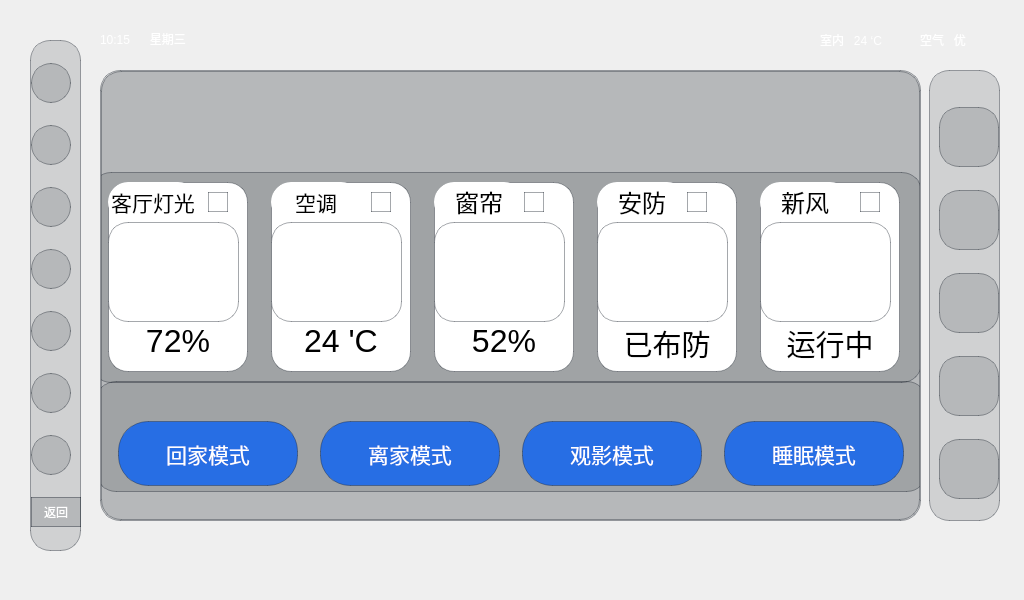
<?xml version="1.0" encoding="UTF-8"?>
<ui version="4.0">
 <class>HomeDialog</class>
 <widget class="QDialog" name="HomeDialog">
  <property name="geometry">
   <rect>
    <x>0</x>
    <y>0</y>
    <width>1024</width>
    <height>600</height>
   </rect>
  </property>
  <property name="minimumSize">
   <size>
    <width>1024</width>
    <height>600</height>
   </size>
  </property>
  <property name="maximumSize">
   <size>
    <width>1024</width>
    <height>600</height>
   </size>
  </property>
  <property name="windowTitle">
   <string>首页</string>
  </property>
  <widget class="QFrame" name="frame">
   <property name="geometry">
    <rect>
     <x>30</x>
     <y>40</y>
     <width>51</width>
     <height>511</height>
    </rect>
   </property>
   <property name="styleSheet">
    <string notr="true">
border:1px solid rgba(31,38,48,0.4);
border-radius:20px;
background-color: rgba(31,38,48,0.15);
</string>
   </property>
   <property name="frameShape">
    <enum>QFrame::StyledPanel</enum>
   </property>
   <property name="frameShadow">
    <enum>QFrame::Raised</enum>
   </property>
   <layout class="QVBoxLayout" name="verticalLayout">
    <property name="spacing">
     <number>0</number>
    </property>
    <property name="leftMargin">
     <number>0</number>
    </property>
    <property name="topMargin">
     <number>0</number>
    </property>
    <property name="rightMargin">
     <number>0</number>
    </property>
    <property name="bottomMargin">
     <number>0</number>
    </property>
    <item>
     <widget class="QPushButton" name="pushButton">
      <property name="minimumSize">
       <size>
        <width>40</width>
        <height>40</height>
       </size>
      </property>
      <property name="maximumSize">
       <size>
        <width>40</width>
        <height>40</height>
       </size>
      </property>
      <property name="styleSheet">
       <string notr="true">QPushButton::checked{
border-image: url(:/icons/res/icons/smart/nav/nav_home.svg);

}
QPushButton{
	border-image: url(:/icons/res/icons/smart/nav/nav_home_gray.svg);
}</string>
      </property>
      <property name="text">
       <string/>
      </property>
      <property name="checkable">
       <bool>true</bool>
      </property>
      <property name="checked">
       <bool>true</bool>
      </property>
      <attribute name="buttonGroup">
       <string notr="true">buttonGroup</string>
      </attribute>
     </widget>
    </item>
    <item>
     <widget class="QPushButton" name="pushButton_2">
      <property name="minimumSize">
       <size>
        <width>40</width>
        <height>40</height>
       </size>
      </property>
      <property name="maximumSize">
       <size>
        <width>40</width>
        <height>40</height>
       </size>
      </property>
      <property name="styleSheet">
       <string notr="true">QPushButton::checked{
border-image: url(:/icons/res/icons/smart/room/room_living.svg);
}
QPushButton{
	border-image: url(:/icons/res/icons/smart/room/room_living_gray.svg);
}</string>
      </property>
      <property name="text">
       <string/>
      </property>
      <property name="checkable">
       <bool>true</bool>
      </property>
      <attribute name="buttonGroup">
       <string notr="true">buttonGroup</string>
      </attribute>
     </widget>
    </item>
    <item>
     <widget class="QPushButton" name="pushButton_3">
      <property name="minimumSize">
       <size>
        <width>40</width>
        <height>40</height>
       </size>
      </property>
      <property name="maximumSize">
       <size>
        <width>40</width>
        <height>40</height>
       </size>
      </property>
      <property name="styleSheet">
       <string notr="true">QPushButton::checked{
border-image: url(:/icons/res/icons/smart/room/room_bedroom.svg);

}
QPushButton{
	border-image: url(:/icons/res/icons/smart/room/room_bedroom_gray.svg);
}</string>
      </property>
      <property name="text">
       <string/>
      </property>
      <property name="checkable">
       <bool>true</bool>
      </property>
      <attribute name="buttonGroup">
       <string notr="true">buttonGroup</string>
      </attribute>
     </widget>
    </item>
    <item>
     <widget class="QPushButton" name="pushButton_4">
      <property name="minimumSize">
       <size>
        <width>40</width>
        <height>40</height>
       </size>
      </property>
      <property name="maximumSize">
       <size>
        <width>40</width>
        <height>40</height>
       </size>
      </property>
      <property name="styleSheet">
       <string notr="true">QPushButton::checked{
border-image: url(:/icons/res/icons/smart/device/security.svg);

}
QPushButton{
	border-image: url(:/icons/res/icons/smart/device/security_gray.svg);
}</string>
      </property>
      <property name="text">
       <string/>
      </property>
      <property name="checkable">
       <bool>true</bool>
      </property>
      <attribute name="buttonGroup">
       <string notr="true">buttonGroup</string>
      </attribute>
     </widget>
    </item>
    <item>
     <widget class="QPushButton" name="pushButton_5">
      <property name="minimumSize">
       <size>
        <width>40</width>
        <height>40</height>
       </size>
      </property>
      <property name="maximumSize">
       <size>
        <width>40</width>
        <height>40</height>
       </size>
      </property>
      <property name="styleSheet">
       <string notr="true">QPushButton::checked{
border-image: url(:/icons/res/icons/smart/room/room_study.svg);

}
QPushButton{
	border-image: url(:/icons/res/icons/smart/room/room_study_gray.svg);
}</string>
      </property>
      <property name="text">
       <string/>
      </property>
      <property name="checkable">
       <bool>true</bool>
      </property>
      <attribute name="buttonGroup">
       <string notr="true">buttonGroup</string>
      </attribute>
     </widget>
    </item>
    <item>
     <widget class="QPushButton" name="pushButton_6">
      <property name="minimumSize">
       <size>
        <width>40</width>
        <height>40</height>
       </size>
      </property>
      <property name="maximumSize">
       <size>
        <width>40</width>
        <height>40</height>
       </size>
      </property>
      <property name="styleSheet">
       <string notr="true">
QPushButton{
	border-image: url(:/icons/res/icons/smart/nav/nav_folder_gray.svg);
}
QPushButton::checked{
	border-image: url(:/icons/res/icons/smart/nav/nav_folder.svg);
}
</string>
      </property>
      <property name="text">
       <string/>
      </property>
      <property name="checkable">
       <bool>true</bool>
      </property>
      <attribute name="buttonGroup">
       <string notr="true">buttonGroup</string>
      </attribute>
     </widget>
    </item>
    <item>
     <widget class="QPushButton" name="pushButton_7">
      <property name="minimumSize">
       <size>
        <width>40</width>
        <height>40</height>
       </size>
      </property>
      <property name="maximumSize">
       <size>
        <width>40</width>
        <height>40</height>
       </size>
      </property>
      <property name="styleSheet">
       <string notr="true">QPushButton::checked{
	border-image: url(:/icons/res/icons/smart/nav/nav_grid.svg);
}
QPushButton{
border-image: url(:/icons/res/icons/smart/nav/nav_grid_gray.svg);
}</string>
      </property>
      <property name="text">
       <string/>
      </property>
      <property name="checkable">
       <bool>true</bool>
      </property>
      <attribute name="buttonGroup">
       <string notr="true">buttonGroup</string>
      </attribute>
     </widget>
    </item>
    <item>
     <widget class="QPushButton" name="btnBack">
      <property name="minimumSize">
       <size>
        <width>50</width>
        <height>30</height>
       </size>
      </property>
      <property name="maximumSize">
       <size>
        <width>50</width>
        <height>30</height>
       </size>
      </property>
      <property name="styleSheet">
       <string notr="true">color: rgb(255, 255, 255);</string>
      </property>
      <property name="text">
       <string>返回</string>
      </property>
     </widget>
    </item>
   </layout>
  </widget>
  <widget class="QLabel" name="label">
   <property name="geometry">
    <rect>
     <x>0</x>
     <y>0</y>
     <width>1024</width>
     <height>600</height>
    </rect>
   </property>
   <property name="minimumSize">
    <size>
     <width>1024</width>
     <height>600</height>
    </size>
   </property>
   <property name="maximumSize">
    <size>
     <width>1024</width>
     <height>600</height>
    </size>
   </property>
   <property name="styleSheet">
    <string notr="true">border-image: url(:/images/de0d41a27fa0c3bd5ef1e2219975cca5.jpg);</string>
   </property>
   <property name="text">
    <string/>
   </property>
  </widget>
  <widget class="QStackedWidget" name="stackedWidget">
   <property name="geometry">
    <rect>
     <x>100</x>
     <y>70</y>
     <width>821</width>
     <height>451</height>
    </rect>
   </property>
   <property name="styleSheet">
    <string notr="true">
border:1px solid rgba(31,38,48,0.4);
border-radius:20px;
background-color: rgba(31,38,48,0.15);
</string>
   </property>
   <property name="currentIndex">
    <number>0</number>
   </property>
   <widget class="QWidget" name="page">
    <widget class="QWidget" name="layoutWidget">
     <property name="geometry">
      <rect>
       <x>-10</x>
       <y>101</y>
       <width>831</width>
       <height>211</height>
      </rect>
     </property>
     <layout class="QHBoxLayout" name="horizontalLayout">
      <item>
       <widget class="QFrame" name="frame_3">
        <property name="minimumSize">
         <size>
          <width>140</width>
          <height>190</height>
         </size>
        </property>
        <property name="maximumSize">
         <size>
          <width>140</width>
          <height>190</height>
         </size>
        </property>
        <property name="styleSheet">
         <string notr="true">background-color: rgb(255, 255, 255);</string>
        </property>
        <property name="frameShape">
         <enum>QFrame::StyledPanel</enum>
        </property>
        <property name="frameShadow">
         <enum>QFrame::Raised</enum>
        </property>
        <widget class="QLabel" name="label_7">
         <property name="geometry">
          <rect>
           <x>0</x>
           <y>40</y>
           <width>131</width>
           <height>100</height>
          </rect>
         </property>
         <property name="minimumSize">
          <size>
           <width>100</width>
           <height>100</height>
          </size>
         </property>
         <property name="styleSheet">
          <string notr="true">border-image: url(:/icons/res/icons/smart/device/light.svg);</string>
         </property>
         <property name="text">
          <string/>
         </property>
        </widget>
        <widget class="QLabel" name="label_12">
         <property name="geometry">
          <rect>
           <x>10</x>
           <y>140</y>
           <width>120</width>
           <height>40</height>
          </rect>
         </property>
         <property name="minimumSize">
          <size>
           <width>120</width>
           <height>40</height>
          </size>
         </property>
         <property name="maximumSize">
          <size>
           <width>120</width>
           <height>40</height>
          </size>
         </property>
         <property name="styleSheet">
          <string notr="true">border:none;
font: 600 11pt &quot;Ubuntu Sans&quot;;</string>
         </property>
         <property name="text">
          <string>&lt;html&gt;&lt;head/&gt;&lt;body&gt;&lt;p align=&quot;center&quot;&gt;&lt;span style=&quot; font-size:24pt;&quot;&gt;72%&lt;/span&gt;&lt;/p&gt;&lt;/body&gt;&lt;/html&gt;</string>
         </property>
        </widget>
        <widget class="QLabel" name="label_17">
         <property name="geometry">
          <rect>
           <x>0</x>
           <y>0</y>
           <width>90</width>
           <height>40</height>
          </rect>
         </property>
         <property name="styleSheet">
          <string notr="true">border:none;</string>
         </property>
         <property name="text">
          <string>&lt;html&gt;&lt;head/&gt;&lt;body&gt;&lt;p align=&quot;center&quot;&gt;&lt;span style=&quot; font-size:16pt;&quot;&gt;客厅灯光&lt;/span&gt;&lt;/p&gt;&lt;/body&gt;&lt;/html&gt;</string>
         </property>
        </widget>
        <widget class="QLabel" name="label_20">
         <property name="geometry">
          <rect>
           <x>100</x>
           <y>10</y>
           <width>20</width>
           <height>20</height>
          </rect>
         </property>
         <property name="minimumSize">
          <size>
           <width>20</width>
           <height>20</height>
          </size>
         </property>
         <property name="maximumSize">
          <size>
           <width>6</width>
           <height>6</height>
          </size>
         </property>
         <property name="styleSheet">
          <string notr="true">border-image: url(:/icons/res/icons/smart/device/check_ok.svg);</string>
         </property>
         <property name="text">
          <string/>
         </property>
        </widget>
       </widget>
      </item>
      <item>
       <widget class="QFrame" name="frame_7">
        <property name="minimumSize">
         <size>
          <width>140</width>
          <height>190</height>
         </size>
        </property>
        <property name="maximumSize">
         <size>
          <width>140</width>
          <height>190</height>
         </size>
        </property>
        <property name="styleSheet">
         <string notr="true">background-color: rgb(255, 255, 255);</string>
        </property>
        <property name="frameShape">
         <enum>QFrame::StyledPanel</enum>
        </property>
        <property name="frameShadow">
         <enum>QFrame::Raised</enum>
        </property>
        <widget class="QLabel" name="label_13">
         <property name="geometry">
          <rect>
           <x>10</x>
           <y>140</y>
           <width>120</width>
           <height>40</height>
          </rect>
         </property>
         <property name="minimumSize">
          <size>
           <width>120</width>
           <height>40</height>
          </size>
         </property>
         <property name="maximumSize">
          <size>
           <width>120</width>
           <height>40</height>
          </size>
         </property>
         <property name="styleSheet">
          <string notr="true">border:none;
font: 600 11pt &quot;Ubuntu Sans&quot;;</string>
         </property>
         <property name="text">
          <string>&lt;html&gt;&lt;head/&gt;&lt;body&gt;&lt;p align=&quot;center&quot;&gt;&lt;span style=&quot; font-size:24pt;&quot;&gt;24  'C&lt;/span&gt;&lt;/p&gt;&lt;/body&gt;&lt;/html&gt;</string>
         </property>
        </widget>
        <widget class="QLabel" name="label_18">
         <property name="geometry">
          <rect>
           <x>0</x>
           <y>0</y>
           <width>90</width>
           <height>40</height>
          </rect>
         </property>
         <property name="minimumSize">
          <size>
           <width>90</width>
           <height>40</height>
          </size>
         </property>
         <property name="maximumSize">
          <size>
           <width>90</width>
           <height>40</height>
          </size>
         </property>
         <property name="styleSheet">
          <string notr="true">border:none;</string>
         </property>
         <property name="text">
          <string>&lt;html&gt;&lt;head/&gt;&lt;body&gt;&lt;p align=&quot;center&quot;&gt;&lt;span style=&quot; font-size:16pt;&quot;&gt;空调&lt;/span&gt;&lt;/p&gt;&lt;/body&gt;&lt;/html&gt;</string>
         </property>
        </widget>
        <widget class="QLabel" name="label_9">
         <property name="geometry">
          <rect>
           <x>0</x>
           <y>40</y>
           <width>131</width>
           <height>100</height>
          </rect>
         </property>
         <property name="minimumSize">
          <size>
           <width>100</width>
           <height>100</height>
          </size>
         </property>
         <property name="styleSheet">
          <string notr="true">border-image: url(:/icons/res/icons/smart/device/freshair.svg);</string>
         </property>
         <property name="text">
          <string/>
         </property>
        </widget>
        <widget class="QLabel" name="label_23">
         <property name="geometry">
          <rect>
           <x>100</x>
           <y>10</y>
           <width>20</width>
           <height>20</height>
          </rect>
         </property>
         <property name="minimumSize">
          <size>
           <width>20</width>
           <height>20</height>
          </size>
         </property>
         <property name="maximumSize">
          <size>
           <width>6</width>
           <height>6</height>
          </size>
         </property>
         <property name="styleSheet">
          <string notr="true">border-image: url(:/icons/res/icons/smart/device/check_ok.svg);</string>
         </property>
         <property name="text">
          <string/>
         </property>
        </widget>
       </widget>
      </item>
      <item>
       <widget class="QFrame" name="frame_4">
        <property name="minimumSize">
         <size>
          <width>140</width>
          <height>190</height>
         </size>
        </property>
        <property name="maximumSize">
         <size>
          <width>140</width>
          <height>190</height>
         </size>
        </property>
        <property name="styleSheet">
         <string notr="true">background-color: rgb(255, 255, 255);</string>
        </property>
        <property name="frameShape">
         <enum>QFrame::StyledPanel</enum>
        </property>
        <property name="frameShadow">
         <enum>QFrame::Raised</enum>
        </property>
        <widget class="QLabel" name="label_14">
         <property name="geometry">
          <rect>
           <x>10</x>
           <y>140</y>
           <width>120</width>
           <height>40</height>
          </rect>
         </property>
         <property name="minimumSize">
          <size>
           <width>120</width>
           <height>40</height>
          </size>
         </property>
         <property name="maximumSize">
          <size>
           <width>120</width>
           <height>40</height>
          </size>
         </property>
         <property name="styleSheet">
          <string notr="true">border:none;
font: 600 11pt &quot;Ubuntu Sans&quot;;</string>
         </property>
         <property name="text">
          <string>&lt;html&gt;&lt;head/&gt;&lt;body&gt;&lt;p align=&quot;center&quot;&gt;&lt;span style=&quot; font-size:24pt;&quot;&gt;52%&lt;/span&gt;&lt;/p&gt;&lt;/body&gt;&lt;/html&gt;</string>
         </property>
        </widget>
        <widget class="QLabel" name="label_19">
         <property name="geometry">
          <rect>
           <x>0</x>
           <y>0</y>
           <width>90</width>
           <height>40</height>
          </rect>
         </property>
         <property name="minimumSize">
          <size>
           <width>90</width>
           <height>40</height>
          </size>
         </property>
         <property name="maximumSize">
          <size>
           <width>90</width>
           <height>40</height>
          </size>
         </property>
         <property name="styleSheet">
          <string notr="true">border:none;</string>
         </property>
         <property name="text">
          <string>&lt;html&gt;&lt;head/&gt;&lt;body&gt;&lt;p align=&quot;center&quot;&gt;&lt;span style=&quot; font-size:18pt;&quot;&gt;窗帘&lt;/span&gt;&lt;/p&gt;&lt;/body&gt;&lt;/html&gt;</string>
         </property>
        </widget>
        <widget class="QLabel" name="label_8">
         <property name="geometry">
          <rect>
           <x>0</x>
           <y>40</y>
           <width>131</width>
           <height>100</height>
          </rect>
         </property>
         <property name="minimumSize">
          <size>
           <width>100</width>
           <height>100</height>
          </size>
         </property>
         <property name="styleSheet">
          <string notr="true">border-image: url(:/icons/res/icons/smart/device/curtain.svg);</string>
         </property>
         <property name="text">
          <string/>
         </property>
        </widget>
        <widget class="QLabel" name="label_24">
         <property name="geometry">
          <rect>
           <x>90</x>
           <y>10</y>
           <width>20</width>
           <height>20</height>
          </rect>
         </property>
         <property name="minimumSize">
          <size>
           <width>20</width>
           <height>20</height>
          </size>
         </property>
         <property name="maximumSize">
          <size>
           <width>6</width>
           <height>6</height>
          </size>
         </property>
         <property name="styleSheet">
          <string notr="true">border-image: url(:/icons/res/icons/smart/device/check_ok.svg);</string>
         </property>
         <property name="text">
          <string/>
         </property>
        </widget>
       </widget>
      </item>
      <item>
       <widget class="QFrame" name="frame_5">
        <property name="minimumSize">
         <size>
          <width>140</width>
          <height>190</height>
         </size>
        </property>
        <property name="maximumSize">
         <size>
          <width>140</width>
          <height>190</height>
         </size>
        </property>
        <property name="styleSheet">
         <string notr="true">background-color: rgb(255, 255, 255);</string>
        </property>
        <property name="frameShape">
         <enum>QFrame::StyledPanel</enum>
        </property>
        <property name="frameShadow">
         <enum>QFrame::Raised</enum>
        </property>
        <widget class="QLabel" name="label_10">
         <property name="geometry">
          <rect>
           <x>0</x>
           <y>40</y>
           <width>131</width>
           <height>100</height>
          </rect>
         </property>
         <property name="minimumSize">
          <size>
           <width>100</width>
           <height>100</height>
          </size>
         </property>
         <property name="styleSheet">
          <string notr="true">border-image: url(:/icons/res/icons/smart/device/security.svg);</string>
         </property>
         <property name="text">
          <string/>
         </property>
        </widget>
        <widget class="QLabel" name="label_15">
         <property name="geometry">
          <rect>
           <x>10</x>
           <y>140</y>
           <width>120</width>
           <height>40</height>
          </rect>
         </property>
         <property name="minimumSize">
          <size>
           <width>120</width>
           <height>40</height>
          </size>
         </property>
         <property name="maximumSize">
          <size>
           <width>120</width>
           <height>40</height>
          </size>
         </property>
         <property name="styleSheet">
          <string notr="true">border:none;
font: 600 11pt &quot;Ubuntu Sans&quot;;</string>
         </property>
         <property name="text">
          <string>&lt;html&gt;&lt;head/&gt;&lt;body&gt;&lt;p align=&quot;center&quot;&gt;&lt;span style=&quot; font-size:22pt;&quot;&gt;已布防&lt;/span&gt;&lt;/p&gt;&lt;/body&gt;&lt;/html&gt;</string>
         </property>
        </widget>
        <widget class="QLabel" name="label_21">
         <property name="geometry">
          <rect>
           <x>0</x>
           <y>0</y>
           <width>90</width>
           <height>40</height>
          </rect>
         </property>
         <property name="minimumSize">
          <size>
           <width>90</width>
           <height>40</height>
          </size>
         </property>
         <property name="maximumSize">
          <size>
           <width>90</width>
           <height>40</height>
          </size>
         </property>
         <property name="styleSheet">
          <string notr="true">border:none;</string>
         </property>
         <property name="text">
          <string>&lt;html&gt;&lt;head/&gt;&lt;body&gt;&lt;p align=&quot;center&quot;&gt;&lt;span style=&quot; font-size:18pt;&quot;&gt;安防&lt;/span&gt;&lt;/p&gt;&lt;/body&gt;&lt;/html&gt;</string>
         </property>
        </widget>
        <widget class="QLabel" name="label_25">
         <property name="geometry">
          <rect>
           <x>90</x>
           <y>10</y>
           <width>20</width>
           <height>20</height>
          </rect>
         </property>
         <property name="minimumSize">
          <size>
           <width>20</width>
           <height>20</height>
          </size>
         </property>
         <property name="maximumSize">
          <size>
           <width>6</width>
           <height>6</height>
          </size>
         </property>
         <property name="styleSheet">
          <string notr="true">border-image: url(:/icons/res/icons/smart/device/check_ok.svg);</string>
         </property>
         <property name="text">
          <string/>
         </property>
        </widget>
       </widget>
      </item>
      <item>
       <widget class="QFrame" name="frame_6">
        <property name="minimumSize">
         <size>
          <width>140</width>
          <height>190</height>
         </size>
        </property>
        <property name="maximumSize">
         <size>
          <width>140</width>
          <height>190</height>
         </size>
        </property>
        <property name="styleSheet">
         <string notr="true">background-color: rgb(255, 255, 255);</string>
        </property>
        <property name="frameShape">
         <enum>QFrame::StyledPanel</enum>
        </property>
        <property name="frameShadow">
         <enum>QFrame::Raised</enum>
        </property>
        <widget class="QLabel" name="label_11">
         <property name="geometry">
          <rect>
           <x>0</x>
           <y>40</y>
           <width>131</width>
           <height>100</height>
          </rect>
         </property>
         <property name="minimumSize">
          <size>
           <width>100</width>
           <height>100</height>
          </size>
         </property>
         <property name="styleSheet">
          <string notr="true">border-image: url(:/icons/res/icons/smart/room/room_bedroom.svg);</string>
         </property>
         <property name="text">
          <string/>
         </property>
        </widget>
        <widget class="QLabel" name="label_16">
         <property name="geometry">
          <rect>
           <x>10</x>
           <y>140</y>
           <width>120</width>
           <height>40</height>
          </rect>
         </property>
         <property name="minimumSize">
          <size>
           <width>120</width>
           <height>40</height>
          </size>
         </property>
         <property name="maximumSize">
          <size>
           <width>120</width>
           <height>40</height>
          </size>
         </property>
         <property name="styleSheet">
          <string notr="true">border:none;
font: 600 11pt &quot;Ubuntu Sans&quot;;</string>
         </property>
         <property name="text">
          <string>&lt;html&gt;&lt;head/&gt;&lt;body&gt;&lt;p align=&quot;center&quot;&gt;&lt;span style=&quot; font-size:22pt;&quot;&gt;运行中&lt;/span&gt;&lt;/p&gt;&lt;/body&gt;&lt;/html&gt;</string>
         </property>
        </widget>
        <widget class="QLabel" name="label_22">
         <property name="geometry">
          <rect>
           <x>0</x>
           <y>0</y>
           <width>90</width>
           <height>40</height>
          </rect>
         </property>
         <property name="minimumSize">
          <size>
           <width>90</width>
           <height>40</height>
          </size>
         </property>
         <property name="maximumSize">
          <size>
           <width>90</width>
           <height>40</height>
          </size>
         </property>
         <property name="styleSheet">
          <string notr="true">border:none;</string>
         </property>
         <property name="text">
          <string>&lt;html&gt;&lt;head/&gt;&lt;body&gt;&lt;p align=&quot;center&quot;&gt;&lt;span style=&quot; font-size:18pt;&quot;&gt;新风&lt;/span&gt;&lt;/p&gt;&lt;/body&gt;&lt;/html&gt;</string>
         </property>
        </widget>
        <widget class="QLabel" name="label_26">
         <property name="geometry">
          <rect>
           <x>100</x>
           <y>10</y>
           <width>20</width>
           <height>20</height>
          </rect>
         </property>
         <property name="minimumSize">
          <size>
           <width>20</width>
           <height>20</height>
          </size>
         </property>
         <property name="maximumSize">
          <size>
           <width>6</width>
           <height>6</height>
          </size>
         </property>
         <property name="styleSheet">
          <string notr="true">border-image: url(:/icons/res/icons/smart/device/check_ok_gray.svg);</string>
         </property>
         <property name="text">
          <string/>
         </property>
        </widget>
       </widget>
      </item>
     </layout>
    </widget>
    <widget class="QWidget" name="layoutWidget">
     <property name="geometry">
      <rect>
       <x>-5</x>
       <y>310</y>
       <width>831</width>
       <height>111</height>
      </rect>
     </property>
     <layout class="QHBoxLayout" name="horizontalLayout_2">
      <property name="spacing">
       <number>0</number>
      </property>
      <item>
       <widget class="QPushButton" name="btnBack_2">
        <property name="minimumSize">
         <size>
          <width>180</width>
          <height>65</height>
         </size>
        </property>
        <property name="maximumSize">
         <size>
          <width>50</width>
          <height>30</height>
         </size>
        </property>
        <property name="styleSheet">
         <string notr="true">QPushButton{background-color:#276EE4;color:white;border-radius:30px;font-size:16pt;}QPushButton:pressed{background-color:#2980b9;}</string>
        </property>
        <property name="text">
         <string>回家模式</string>
        </property>
       </widget>
      </item>
      <item>
       <widget class="QPushButton" name="btnBack_3">
        <property name="minimumSize">
         <size>
          <width>180</width>
          <height>65</height>
         </size>
        </property>
        <property name="maximumSize">
         <size>
          <width>50</width>
          <height>30</height>
         </size>
        </property>
        <property name="styleSheet">
         <string notr="true">QPushButton{background-color:#276EE4;color:white;border-radius:30px;font-size:16pt;}QPushButton:pressed{background-color:#2980b9;}</string>
        </property>
        <property name="text">
         <string>离家模式</string>
        </property>
       </widget>
      </item>
      <item>
       <widget class="QPushButton" name="btnBack_4">
        <property name="minimumSize">
         <size>
          <width>180</width>
          <height>65</height>
         </size>
        </property>
        <property name="maximumSize">
         <size>
          <width>50</width>
          <height>30</height>
         </size>
        </property>
        <property name="styleSheet">
         <string notr="true">QPushButton{background-color:#276EE4;color:white;border-radius:30px;font-size:16pt;}QPushButton:pressed{background-color:#2980b9;}</string>
        </property>
        <property name="text">
         <string>观影模式</string>
        </property>
       </widget>
      </item>
      <item>
       <widget class="QPushButton" name="btnBack_5">
        <property name="minimumSize">
         <size>
          <width>180</width>
          <height>65</height>
         </size>
        </property>
        <property name="maximumSize">
         <size>
          <width>50</width>
          <height>30</height>
         </size>
        </property>
        <property name="styleSheet">
         <string notr="true">QPushButton{background-color:#276EE4;color:white;border-radius:30px;font-size:16pt;}QPushButton:pressed{background-color:#2980b9;}</string>
        </property>
        <property name="text">
         <string>睡眠模式</string>
        </property>
       </widget>
      </item>
     </layout>
    </widget>
   </widget>
   <widget class="QWidget" name="page_2"/>
  </widget>
  <widget class="QFrame" name="frame_2">
   <property name="geometry">
    <rect>
     <x>929</x>
     <y>70</y>
     <width>71</width>
     <height>451</height>
    </rect>
   </property>
   <property name="styleSheet">
    <string notr="true">
border:1px solid rgba(31,38,48,0.4);
border-radius:20px;
background-color: rgba(31,38,48,0.15);
</string>
   </property>
   <property name="frameShape">
    <enum>QFrame::StyledPanel</enum>
   </property>
   <property name="frameShadow">
    <enum>QFrame::Raised</enum>
   </property>
   <layout class="QVBoxLayout" name="verticalLayout_2">
    <item>
     <widget class="QPushButton" name="pushButton_8">
      <property name="minimumSize">
       <size>
        <width>60</width>
        <height>60</height>
       </size>
      </property>
      <property name="maximumSize">
       <size>
        <width>40</width>
        <height>40</height>
       </size>
      </property>
      <property name="styleSheet">
       <string notr="true">QPushButton::checked{
border-image: url(:/icons/res/icons/smart/room/room_living.svg);

}
QPushButton{
	border-image: url(:/icons/res/icons/smart/room/room_living_gray.svg);

}
</string>
      </property>
      <property name="text">
       <string/>
      </property>
      <property name="checkable">
       <bool>true</bool>
      </property>
      <attribute name="buttonGroup">
       <string notr="true">buttonGroup_3</string>
      </attribute>
     </widget>
    </item>
    <item>
     <widget class="QPushButton" name="pushButton_10">
      <property name="minimumSize">
       <size>
        <width>60</width>
        <height>60</height>
       </size>
      </property>
      <property name="maximumSize">
       <size>
        <width>40</width>
        <height>40</height>
       </size>
      </property>
      <property name="styleSheet">
       <string notr="true">QPushButton::checked{
	border-image: url(:/icons/res/icons/smart/room/room_bedroom.svg);

}
QPushButton{
	border-image: url(:/icons/res/icons/smart/room/room_bedroom_gray.svg);

}</string>
      </property>
      <property name="text">
       <string/>
      </property>
      <property name="checkable">
       <bool>true</bool>
      </property>
      <attribute name="buttonGroup">
       <string notr="true">buttonGroup_3</string>
      </attribute>
     </widget>
    </item>
    <item>
     <widget class="QPushButton" name="pushButton_11">
      <property name="minimumSize">
       <size>
        <width>60</width>
        <height>60</height>
       </size>
      </property>
      <property name="maximumSize">
       <size>
        <width>40</width>
        <height>40</height>
       </size>
      </property>
      <property name="styleSheet">
       <string notr="true">QPushButton::checked{
	border-image: url(:/icons/res/icons/smart/room/room_study.svg);
}
QPushButton{
	border-image: url(:/icons/res/icons/smart/room/room_study_gray.svg);

}
</string>
      </property>
      <property name="text">
       <string/>
      </property>
      <property name="checkable">
       <bool>true</bool>
      </property>
      <attribute name="buttonGroup">
       <string notr="true">buttonGroup_3</string>
      </attribute>
     </widget>
    </item>
    <item>
     <widget class="QPushButton" name="pushButton_12">
      <property name="minimumSize">
       <size>
        <width>60</width>
        <height>60</height>
       </size>
      </property>
      <property name="maximumSize">
       <size>
        <width>40</width>
        <height>40</height>
       </size>
      </property>
      <property name="styleSheet">
       <string notr="true">QPushButton::checked{
	border-image: url(:/icons/res/icons/smart/top/top_air.svg);
}
QPushButton{
	border-image: url(:/icons/res/icons/smart/top/top_air_gray.svg);
}</string>
      </property>
      <property name="text">
       <string/>
      </property>
      <property name="checkable">
       <bool>true</bool>
      </property>
      <attribute name="buttonGroup">
       <string notr="true">buttonGroup_3</string>
      </attribute>
     </widget>
    </item>
    <item>
     <widget class="QPushButton" name="pushButton_13">
      <property name="minimumSize">
       <size>
        <width>60</width>
        <height>60</height>
       </size>
      </property>
      <property name="maximumSize">
       <size>
        <width>40</width>
        <height>40</height>
       </size>
      </property>
      <property name="styleSheet">
       <string notr="true">QPushButton::checked{
	border-image: url(:/icons/res/icons/smart/room/room_kitchen.svg);

}
QPushButton{
	border-image: url(:/icons/res/icons/smart/room/room_kitchen_gray.svg);

}
</string>
      </property>
      <property name="text">
       <string/>
      </property>
      <property name="checkable">
       <bool>true</bool>
      </property>
      <attribute name="buttonGroup">
       <string notr="true">buttonGroup_3</string>
      </attribute>
     </widget>
    </item>
   </layout>
  </widget>
  <widget class="QLabel" name="label_2">
   <property name="geometry">
    <rect>
     <x>100</x>
     <y>30</y>
     <width>121</width>
     <height>18</height>
    </rect>
   </property>
   <property name="styleSheet">
    <string notr="true">color: rgb(255, 255, 255);</string>
   </property>
   <property name="text">
    <string>10:15      星期三</string>
   </property>
  </widget>
  <widget class="QLabel" name="label_3">
   <property name="geometry">
    <rect>
     <x>920</x>
     <y>30</y>
     <width>61</width>
     <height>20</height>
    </rect>
   </property>
   <property name="styleSheet">
    <string notr="true">color: rgb(255, 255, 255);</string>
   </property>
   <property name="text">
    <string>空气   优</string>
   </property>
  </widget>
  <widget class="QLabel" name="label_4">
   <property name="geometry">
    <rect>
     <x>820</x>
     <y>30</y>
     <width>81</width>
     <height>20</height>
    </rect>
   </property>
   <property name="styleSheet">
    <string notr="true">color: rgb(255, 255, 255);</string>
   </property>
   <property name="text">
    <string>室内   24 ‘C</string>
   </property>
  </widget>
  <widget class="QLabel" name="label_5">
   <property name="geometry">
    <rect>
     <x>790</x>
     <y>30</y>
     <width>21</width>
     <height>20</height>
    </rect>
   </property>
   <property name="styleSheet">
    <string notr="true">border-image: url(:/qq/controls/res/qq/controls/functions/weather_icon.svg);</string>
   </property>
   <property name="text">
    <string/>
   </property>
  </widget>
  <widget class="QLabel" name="label_6">
   <property name="geometry">
    <rect>
     <x>770</x>
     <y>30</y>
     <width>21</width>
     <height>20</height>
    </rect>
   </property>
   <property name="styleSheet">
    <string notr="true">border-image: url(:/qq/controls/res/qq/controls/functions/settings_gear.svg)</string>
   </property>
   <property name="text">
    <string/>
   </property>
  </widget>
  <zorder>label</zorder>
  <zorder>frame</zorder>
  <zorder>stackedWidget</zorder>
  <zorder>frame_2</zorder>
  <zorder>label_2</zorder>
  <zorder>label_3</zorder>
  <zorder>label_4</zorder>
  <zorder>label_5</zorder>
  <zorder>label_6</zorder>
 </widget>
 <resources/>
 <connections/>
 <buttongroups>
  <buttongroup name="buttonGroup"/>
  <buttongroup name="buttonGroup_3"/>
 </buttongroups>
</ui>
